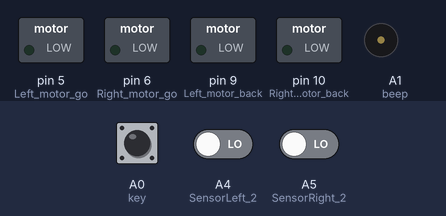
Recording of a sketch running on a simulated Arduino Uno, built with avr-gcc and run on an emulated ATmega328P. On the bench: switched loads named in the sketch (green lamp = pin HIGH), buzzer (waves = sounding, pin HIGH). The test bench sets the inputs (shaded band); at power-on: A0 (key) LOW, A4 (SensorLeft_2) LOW, A5 (SensorRight_2) LOW.

Above: at 1.2 s.
1.3 s: A0 (key) pulled HIGH for 0.15 s
At 1.9 s:
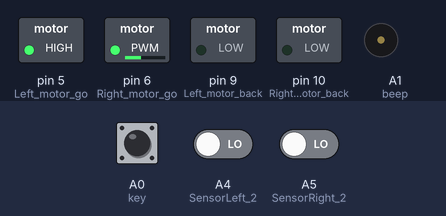
Timing chart, 0 to 1.5 s (numbered marks = the images above; inputs shaded):
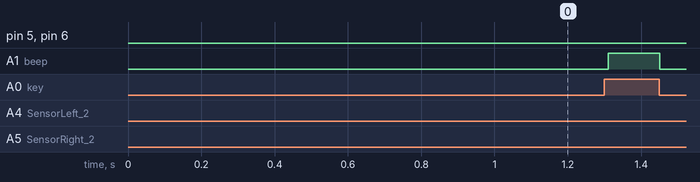

The sketch:

avoid2.ino
```cpp
//============================yahboom===========================
//  Intelligent car infrared obstacle avoidance experiment2(follow avoidance)
//===============================================================

int Left_motor_back=9;     //(IN1)
int Left_motor_go=5;       //(IN2)
int Right_motor_go=6;      //(IN3)
int Right_motor_back=10;   //(IN4)

int key=A0;//Define the key A0 interface
int beep=A1;//Define the buzzer A1 interface

const int SensorRight = A2;   	//Right tracking infrared sensor(P3.2 OUT1)
const int SensorLeft = A3;     	//Left tracking infrared sensor(P3.3 OUT2)

const int SensorLeft_2 = A4;     //Left infrared sensor(P3.4 OUT3)
const int SensorRight_2 = A5;    //Right infrared sensor(P3.5 OUT4)

int SL;      //Left tracking infrared sensor state
int SR;      //Right tracking infrared sensor state
int SL_2;    //Left infrared sensor state
int SR_2;    //Right infrared sensor state

void setup()
{
  //Initialize the motor drive IO for output mode
  pinMode(Left_motor_go,OUTPUT); // PIN 5 (PWM)
  pinMode(Left_motor_back,OUTPUT); // PIN 9 (PWM)
  pinMode(Right_motor_go,OUTPUT);// PIN 6 (PWM)
  pinMode(Right_motor_back,OUTPUT);// PIN 10 (PWM)
  pinMode(key,INPUT);//Define the key interface for the input interface
  pinMode(beep,OUTPUT);
  pinMode(SensorRight, INPUT);   //Define Right tracking infrared sensor for the input interface
  pinMode(SensorLeft, INPUT);    //Define left tracking infrared sensor for the input interface
  pinMode(SensorRight_2, INPUT); //Define right infrared sensor for the input interface
  pinMode(SensorLeft_2, INPUT);  //Define left infrared sensor for the input interface
}
//=======================The basic action of car=========================
//void run(int time)
void run()
{
  digitalWrite(Right_motor_go,HIGH);  //right motor go
  digitalWrite(Right_motor_back,LOW);
  analogWrite(Right_motor_go,100);//PWM ratio 0~255 speed control,
                                 //the difference of left and right wheel slightly increase or decrease
  analogWrite(Right_motor_back,0);
  digitalWrite(Left_motor_go,HIGH);  // left motor go
  digitalWrite(Left_motor_back,LOW);
  analogWrite(Left_motor_go,100);//PWM ratio 0~255 speed control,
                                 //the difference of left and right wheel slightly increase or decrease
  analogWrite(Left_motor_back,0);
  //delay(time * 100);   //execution time, can be adjusted
}

//void brake(int time)
void brake()

{
  digitalWrite(Right_motor_go,LOW);
  digitalWrite(Right_motor_back,LOW);
  digitalWrite(Left_motor_go,LOW);
  digitalWrite(Left_motor_back,LOW);
  //delay(time * 100);//execution time, can be adjusted
}

//void left(int time)
void left()         //turn left(left wheel stop,right wheel go)
{
  digitalWrite(Right_motor_go,HIGH);	//right motor go
  digitalWrite(Right_motor_back,LOW);
  analogWrite(Right_motor_go,100);
  analogWrite(Right_motor_back,0);     //PWM ratio 0~255 speed control
  digitalWrite(Left_motor_go,LOW);
  digitalWrite(Left_motor_back,LOW);
  analogWrite(Left_motor_go,0);
  analogWrite(Left_motor_back,0);     //PWM ratio 0~255 speed control
  //delay(time * 100);	//execution time, can be adjusted
}

void spin_left(int time)         //left rotation(left wheel back，right wheel go)
{
  digitalWrite(Right_motor_go,HIGH);	//right motor go
  digitalWrite(Right_motor_back,LOW);
  analogWrite(Right_motor_go,100);
  analogWrite(Right_motor_back,0);     //PWM ratio 0~255 speed control
  digitalWrite(Left_motor_go,LOW);
  digitalWrite(Left_motor_back,HIGH);  //left motor back
  analogWrite(Left_motor_go,0);
  analogWrite(Left_motor_back,100);    //PWM ratio 0~255 speed control
  delay(time * 100);	//execution time, can be adjusted
}

//void right(int time)
void right()        //turn right (right wheel stop,left wheel go)
{
  digitalWrite(Right_motor_go,LOW);
  digitalWrite(Right_motor_back,LOW);
  analogWrite(Right_motor_go,0);
  analogWrite(Right_motor_back,0);    //PWM ratio 0~255 speed control
  digitalWrite(Left_motor_go,HIGH);   //left motor go
  digitalWrite(Left_motor_back,LOW);
  analogWrite(Left_motor_go,100);
  analogWrite(Left_motor_back,0);     //PWM ratio 0~255 speed control
  //delay(time * 100);	//execution time, can be adjusted
}

void spin_right(int time)        //right rotation(right wheel back,left wheel go)
{
  digitalWrite(Right_motor_go,LOW);
  digitalWrite(Right_motor_back,HIGH);//right motor back
  analogWrite(Right_motor_go,0);
  analogWrite(Right_motor_back,100);  //PWM ratio 0~255 speed control
  digitalWrite(Left_motor_go,HIGH);   //left motor go
  digitalWrite(Left_motor_back,LOW);
  analogWrite(Left_motor_go,100);
  analogWrite(Left_motor_back,0);     //PWM ratio 0~255 speed control
  delay(time * 100);	//execution time, can be adjusted
}

void back(int time)
{
  digitalWrite(Right_motor_go,LOW);   //right motor back
  digitalWrite(Right_motor_back,HIGH);
  analogWrite(Right_motor_go,0);
  analogWrite(Right_motor_back,100);  //PWM ratio 0~255 speed control
  digitalWrite(Left_motor_go,LOW);    //left motor back
  digitalWrite(Left_motor_back,HIGH);
  analogWrite(Left_motor_go,0);
  analogWrite(Left_motor_back,150);//PWM ratio 0~255 speed control
  delay(time * 100);     //execution time, can be adjusted
}
//==========================================================

void keysacn()
{
  int val;
  val=digitalRead(key);//Read the value of the  port 7 level to the val
  while(!digitalRead(key))//When the key is not pressed, circulate all the time
  {
    val=digitalRead(key);//This sentence can be omitted and the circulate can run away
  }
  while(digitalRead(key))//When the key is pressed
  {
    delay(10);
    val=digitalRead(key);//Read the value of the port 7 level to the val
    if(val==HIGH)  //Judge whether the key is pressed again
    {
      digitalWrite(beep,HIGH);		//buzzer sound
      while(!digitalRead(key))	        //Judge whether the key isreleased
        digitalWrite(beep,LOW);		//buzzer no sound
    }
    else
      digitalWrite(beep,LOW);           //buzzer no sound
  }
}

void loop()
{
  keysacn();
  while(1)
  {
    //There is a signal is LOW , no signal is HIGH
    SR_2 = digitalRead(SensorRight_2);
    SL_2 = digitalRead(SensorLeft_2);
    if (SL_2 == LOW&&SR_2==LOW)
      run();   //Call run function
    else if (SL_2 == HIGH & SR_2 == LOW)
    //There is an obstacle on the right,return signal,turn right.

      right();
    else if (SR_2 == HIGH & SL_2 == LOW)
     //There is an obstacle on the left,return signal,turn left.
      left();
    else //There are no obstacles on both sides,brake
    brake();
  }
}
```
